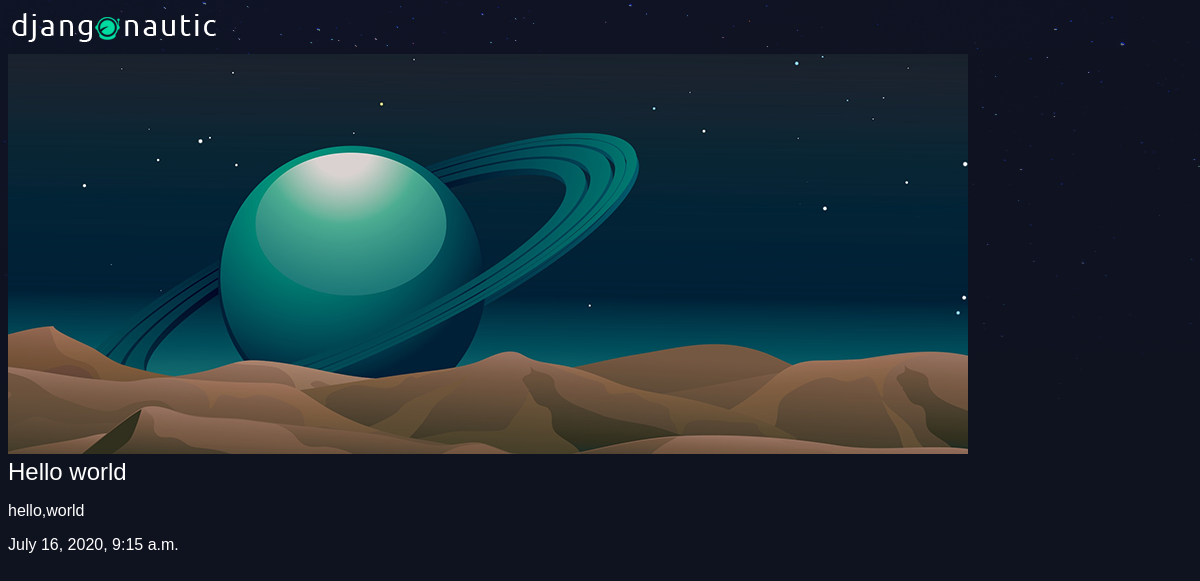
Screenshot of /articles/hello-world/ with the database file from the repository.
### articles/models.py (models this page shows, shortened)
class Article(models.Model):
    title = models.CharField(max_length=100)
    slug = models.SlugField()
    body = models.TextField()
    date = models.DateTimeField(auto_now_add=True)
    thumb = models.ImageField(default='default.png',blank=True)

### articles/views.py (the view)
# urls.py: re_path(r'^(?P<slug>[\w-]+)/$', views.article_details,name="detail"),
def article_details(request,slug):
    article = Article.objects.get(slug=slug)
    return render(request,'articles/article_details.html',{'article':article})

### articles/templates/articles/article_details.html
{% extends 'base_layout.html' %}
{% block content %}
<div class="article-detail">
    <div class="article">
        <img src="{{ article.thumb.url }}" />
        <h2>{{article.title}}</h2>
        <p>{{article.body}}</p>
        <p>{{article.date}}</p>
    </div>
</div>
{% endblock %}

### assets/style.css (style rules this page uses)
body { background: #0f121f; background-image: url(stars.png); background-repeat:no-repeat; color: #fff; }
body * { font-family: sans-serif; }
h1,h2,h3,h4,h5 { font-weight: normal; margin: 0; }

### rows the page displays
Article: thumb (placeholder picture), title "Hello world", body "hello,world", date "July 16, 2020, 9:15 a.m."
